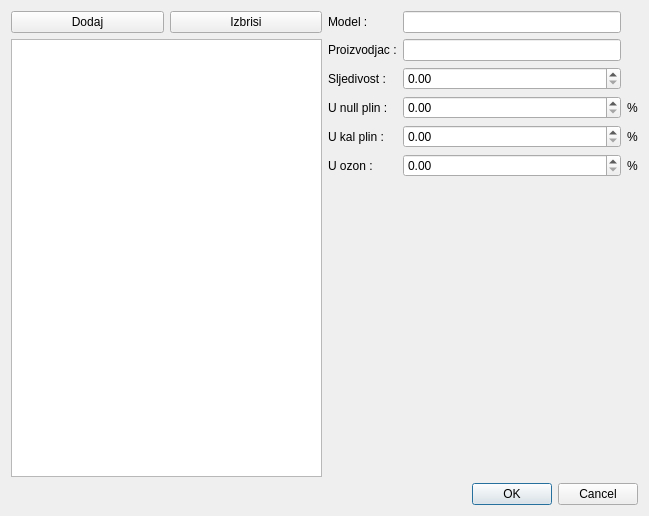
<?xml version="1.0" encoding="UTF-8"?>
<ui version="4.0">
 <class>Dialog</class>
 <widget class="QDialog" name="Dialog">
  <property name="geometry">
   <rect>
    <x>0</x>
    <y>0</y>
    <width>649</width>
    <height>516</height>
   </rect>
  </property>
  <property name="windowTitle">
   <string>Dialog</string>
  </property>
  <layout class="QVBoxLayout" name="verticalLayout">
   <item>
    <layout class="QHBoxLayout" name="horizontalLayout">
     <item>
      <layout class="QVBoxLayout" name="verticalLayout_2">
       <property name="margin">
        <number>0</number>
       </property>
       <item>
        <layout class="QHBoxLayout" name="horizontalLayout_2">
         <property name="margin">
          <number>0</number>
         </property>
         <item>
          <widget class="QPushButton" name="pushButtonDodaj">
           <property name="text">
            <string>Dodaj</string>
           </property>
          </widget>
         </item>
         <item>
          <widget class="QPushButton" name="pushButtonIzbrisi">
           <property name="text">
            <string>Izbrisi</string>
           </property>
          </widget>
         </item>
        </layout>
       </item>
       <item>
        <widget class="QListView" name="listViewDilucija">
         <property name="minimumSize">
          <size>
           <width>200</width>
           <height>300</height>
          </size>
         </property>
        </widget>
       </item>
      </layout>
     </item>
     <item>
      <layout class="QGridLayout" name="gridLayout">
       <property name="margin">
        <number>0</number>
       </property>
       <item row="5" column="2">
        <widget class="QLabel" name="label_11">
         <property name="text">
          <string>%</string>
         </property>
        </widget>
       </item>
       <item row="1" column="0">
        <widget class="QLabel" name="label_2">
         <property name="text">
          <string>Proizvodjac :</string>
         </property>
        </widget>
       </item>
       <item row="3" column="1">
        <widget class="QDoubleSpinBox" name="doubleSpinBoxNul">
         <property name="decimals">
          <number>2</number>
         </property>
         <property name="minimum">
          <double>0.000000000000000</double>
         </property>
         <property name="maximum">
          <double>1000000.000000000000000</double>
         </property>
        </widget>
       </item>
       <item row="0" column="0">
        <widget class="QLabel" name="label">
         <property name="text">
          <string>Model :</string>
         </property>
        </widget>
       </item>
       <item row="0" column="1">
        <widget class="QLineEdit" name="lineEditModel"/>
       </item>
       <item row="4" column="0">
        <widget class="QLabel" name="label_5">
         <property name="text">
          <string>U kal plin :</string>
         </property>
        </widget>
       </item>
       <item row="4" column="2">
        <widget class="QLabel" name="label_10">
         <property name="text">
          <string>%</string>
         </property>
        </widget>
       </item>
       <item row="5" column="1">
        <widget class="QDoubleSpinBox" name="doubleSpinBoxOzon">
         <property name="maximum">
          <double>1000000.000000000000000</double>
         </property>
        </widget>
       </item>
       <item row="1" column="1">
        <widget class="QLineEdit" name="lineEditProizvodjac"/>
       </item>
       <item row="3" column="2">
        <widget class="QLabel" name="label_9">
         <property name="text">
          <string>%</string>
         </property>
        </widget>
       </item>
       <item row="5" column="0">
        <widget class="QLabel" name="label_7">
         <property name="text">
          <string>U ozon :</string>
         </property>
        </widget>
       </item>
       <item row="4" column="1">
        <widget class="QDoubleSpinBox" name="doubleSpinBoxKal">
         <property name="maximum">
          <double>1000000.000000000000000</double>
         </property>
        </widget>
       </item>
       <item row="3" column="0">
        <widget class="QLabel" name="label_3">
         <property name="text">
          <string>U null plin :</string>
         </property>
        </widget>
       </item>
       <item row="6" column="0">
        <spacer name="verticalSpacer">
         <property name="orientation">
          <enum>Qt::Vertical</enum>
         </property>
         <property name="sizeHint" stdset="0">
          <size>
           <width>20</width>
           <height>40</height>
          </size>
         </property>
        </spacer>
       </item>
       <item row="2" column="0">
        <widget class="QLabel" name="label_12">
         <property name="text">
          <string>Sljedivost :</string>
         </property>
        </widget>
       </item>
       <item row="2" column="1">
        <widget class="QDoubleSpinBox" name="doubleSpinBoxSljedivost">
         <property name="maximum">
          <double>1000000.000000000000000</double>
         </property>
        </widget>
       </item>
      </layout>
     </item>
    </layout>
   </item>
   <item>
    <widget class="QDialogButtonBox" name="buttonBox">
     <property name="orientation">
      <enum>Qt::Horizontal</enum>
     </property>
     <property name="standardButtons">
      <set>QDialogButtonBox::Cancel|QDialogButtonBox::Ok</set>
     </property>
    </widget>
   </item>
  </layout>
 </widget>
 <resources/>
 <connections>
  <connection>
   <sender>buttonBox</sender>
   <signal>accepted()</signal>
   <receiver>Dialog</receiver>
   <slot>accept()</slot>
   <hints>
    <hint type="sourcelabel">
     <x>248</x>
     <y>254</y>
    </hint>
    <hint type="destinationlabel">
     <x>157</x>
     <y>274</y>
    </hint>
   </hints>
  </connection>
  <connection>
   <sender>buttonBox</sender>
   <signal>rejected()</signal>
   <receiver>Dialog</receiver>
   <slot>reject()</slot>
   <hints>
    <hint type="sourcelabel">
     <x>316</x>
     <y>260</y>
    </hint>
    <hint type="destinationlabel">
     <x>286</x>
     <y>274</y>
    </hint>
   </hints>
  </connection>
 </connections>
</ui>
